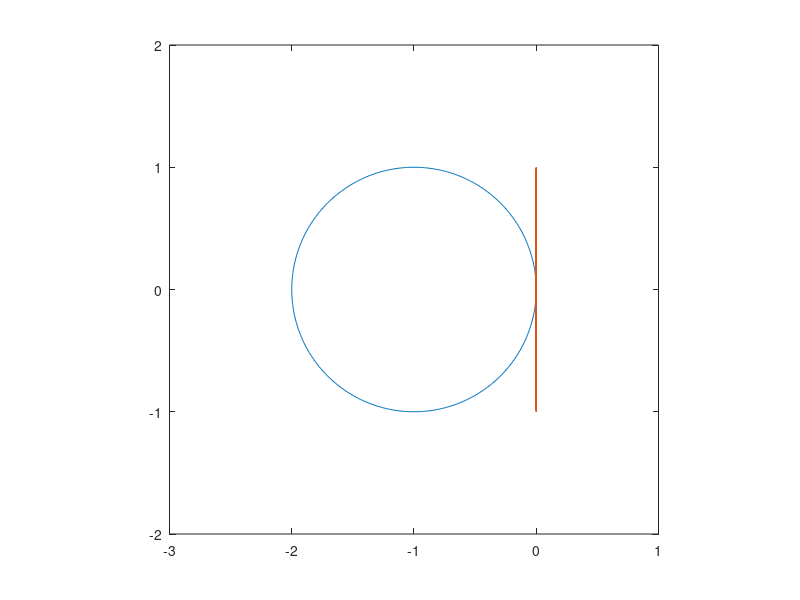

Source code (MATLAB):
% constructing matrix A
c = zeros(100);
c(1,[1,2]) = [1, -1];
c(end,[end-1,end]) = [1, -1];
for j = 2:99
    c(j,j-1) = 1/2;
    c(j,j+1) = -1/2;
end

% contructing Euler stability region (circle)
x = zeros(1,361); y=x;
for t = 0:360
    x(t+1) = cos(deg2rad(t)) - 1;
    y(t+1) = sin(deg2rad(t));
end

plot(x,y)
hold on
plot(eig(c))
xlim([-3 1])
ylim([-2 2])
daspect([1 1 1])